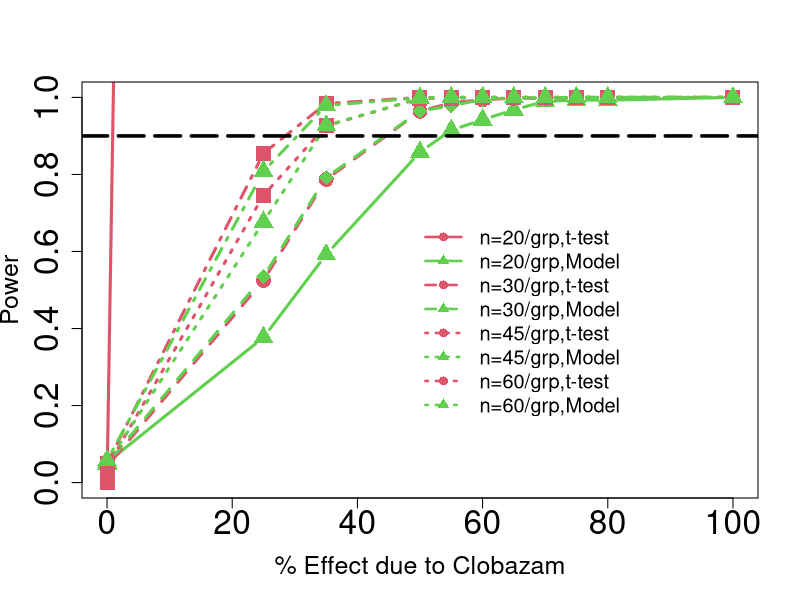
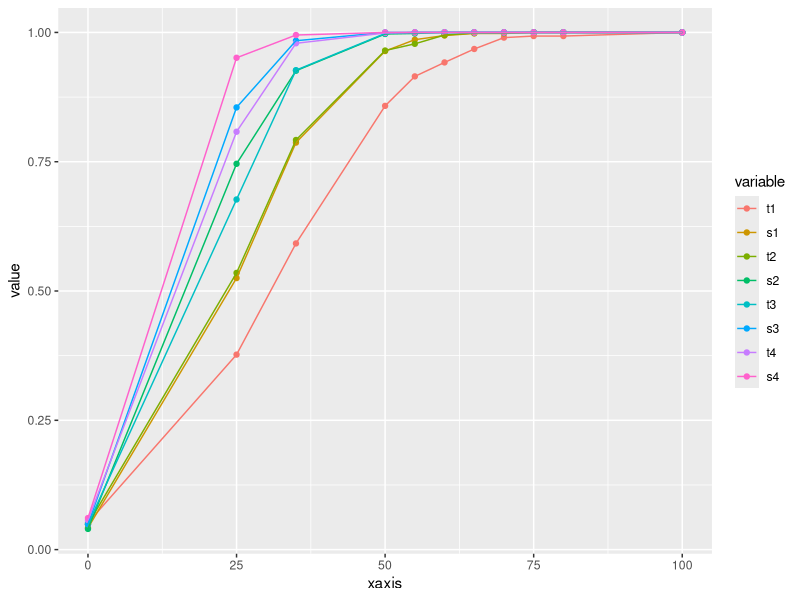
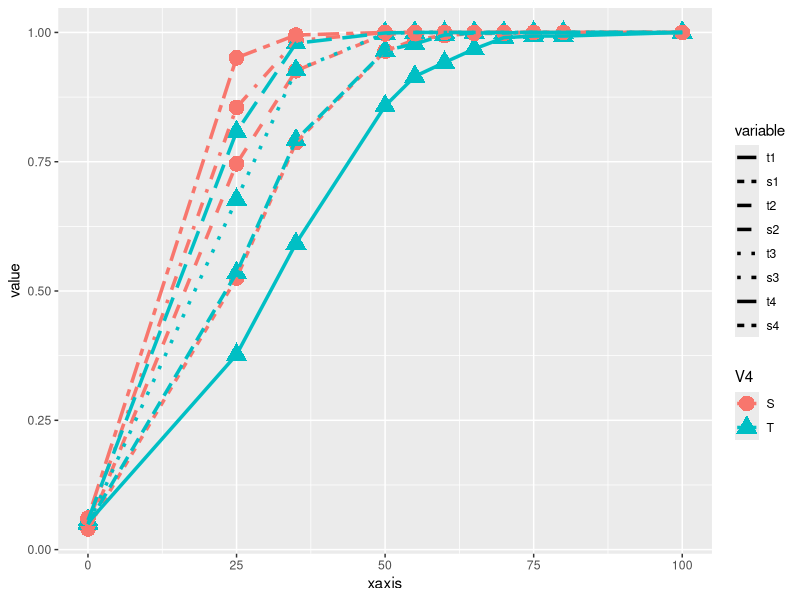
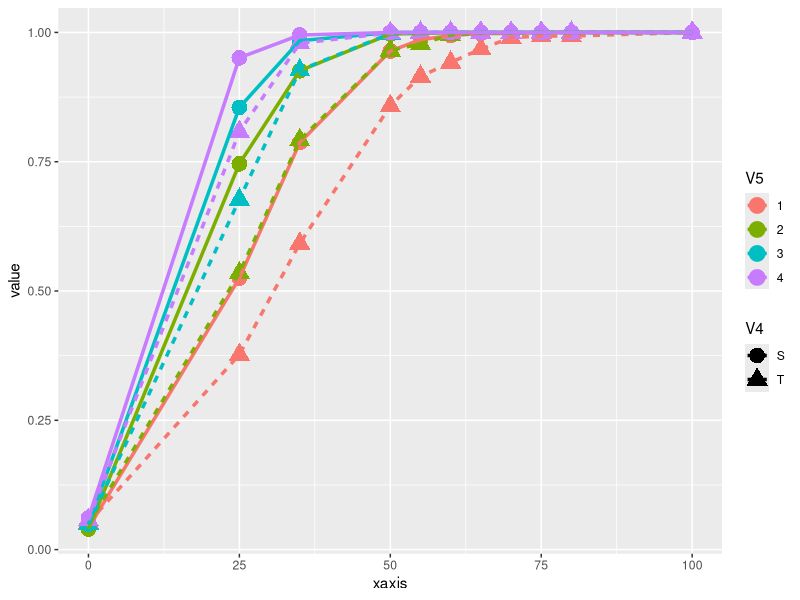
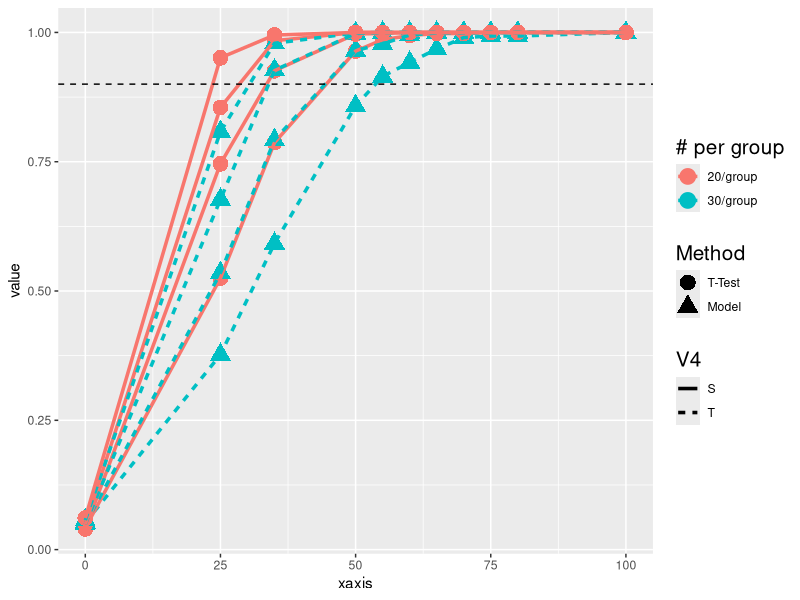
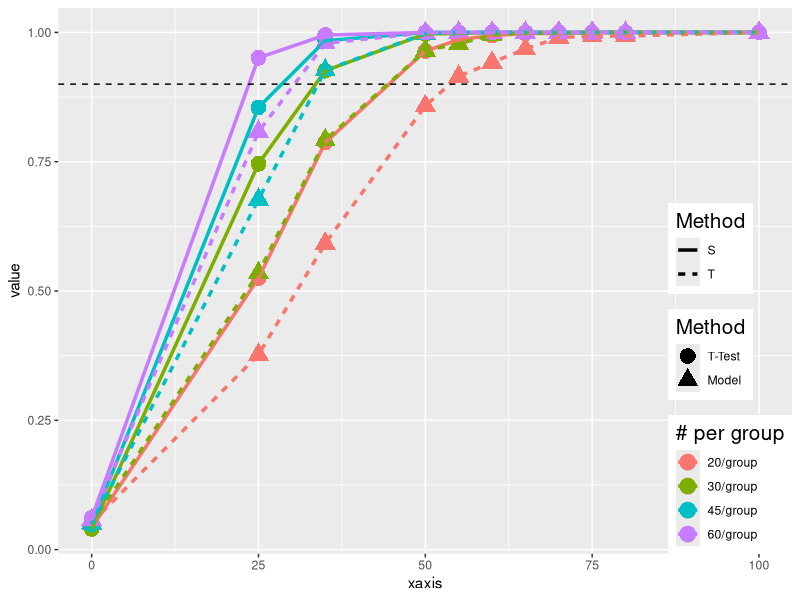
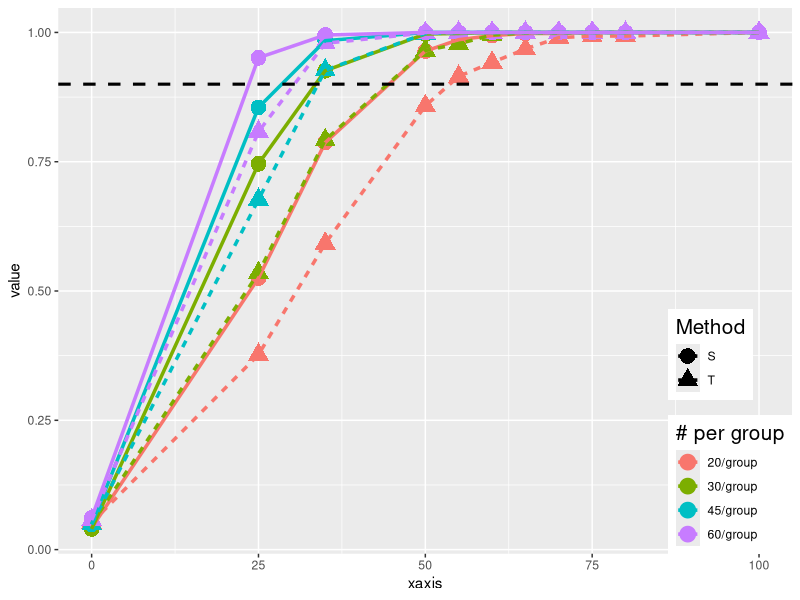
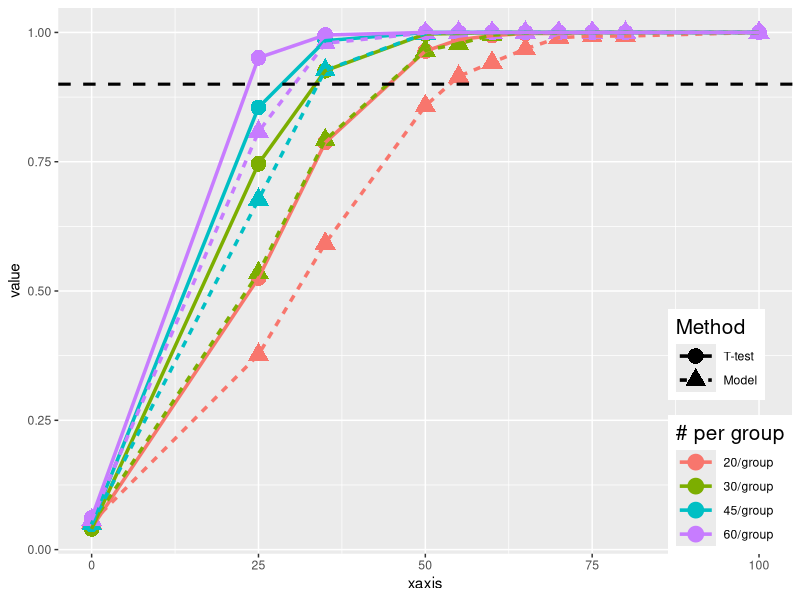

The R source for these figures, in order:
#Author: devin.pastoor@gmail.com


library(ggplot2)
library(plyr)
library(reshape2)
library(lattice)
library(grid)

esize<-c(0,25,35,50,55,60,65,70,75,80,100)
power<-data.frame(xaxis = c(0,25,35,50,55,60,65,70,75,80,100),
                  t1=c(0.052,0.377,0.592,0.858,0.915,0.942,0.968,0.990,0.993,0.993,1),
                  s1=c(0.042,0.525,0.787,0.964,0.986,0.994,0.998,0.998,1,1,1),
                  t2=c(0.049,0.535,0.792,0.965,0.978,0.995,0.999,0.999,1,1,1),
                  s2=c(0.040,0.746,0.926,0.997,0.998,1,1,1,1,1,1),
                  t3=c(0.049,0.677,0.927,0.998,1,1,1,1,1,1,1),
                  s3=c(0.049,0.855,0.984,1,1,1,1,1,1,1,1),
                  t4=c(0.057,0.808,0.979,0.999,1,1,1,1,1,1,1),
                  s4=c(0.061,0.951,0.995,1,1,1,1,1,1,1,1))


head(power)
par(mfrow=c(1,1))
matplot(esize,power[,1:8],cex=2.0,cex.lab=1.5,cex.axis=2.0,type="b",lty = c(1,1,2,2,3,3,4,4),
        col=c(2,3,2,3,2,3,2,3),lwd=3.0,xlab="% Effect due to Clobazam",ylab="Power",pch=c(15,17,16,18,15,17,15,17),
        xlim=c(0,100),ylim=c(0,1))
legend(50,0.7, legend=(c("n=20/grp,t-test","n=20/grp,Model","n=30/grp,t-test","n=30/grp,Model","n=45/grp,t-test",
                         "n=45/grp,Model","n=60/grp,t-test","n=60/grp,Model")),lty = c(1,1,2,2,3,3,4,4),col=c(2,3,2,3,2,3,2,3),
       bty="n",cex=1.2,
       lwd=2.5,pch=c(16,17,16,17,16,17,16,17))
abline(h=0.9, lty=5, lwd=3.5)


power[0, ] <- esize

x <- melt(power, id="xaxis", variable_name = "label")
add <- rep(c("T", "S", "T", "S", "T", "S", "T", "S"), each = 11)
head(x)
x[,4] <- add

y <- melt(power, id="xaxis", variable_name = "label")
add <- rep(c("T", "S", "T", "S", "T", "S", "T", "S"), each = 11)

y[,4] <- as.factor(add)
add2 <- rep(c(seq(1,4)), each = 22)
head(y)
y[,5] <- as.factor(add2)
head(y)

#basic qplot
qplot(xaxis, value, data = x, color = variable) + geom_line()

p <- ggplot(data = x, aes(x = xaxis, y = value, color = V4, shape = V4, linetype = variable)) +
  geom_point(size = 5) +
  geom_line(size = 1.2)
p

q <- ggplot(data = y, aes(x = xaxis, y = value, color = V5, shape = V4, linetype = V4)) +
  geom_point(size = 5) +
  geom_line(size = 1.2)
q

q <- ggplot(data = y, aes(x = xaxis, y = value)) +
  geom_point(aes(shape = V4, color = V4), size = 5) +
  geom_line(aes(group = variable, linetype = V4, color = V4), size = 1.2) +
  geom_hline(aes(yintercept = 0.9), linetype="dashed") +
  scale_color_discrete(name = "# per group",
                       labels = c("20/group", "30/group", "45/group", "60/group")) +
  scale_shape_discrete(name  ="Method",
                       labels=c("T-Test", "Model")) +
  theme(legend.title = element_text(size = 15)) 
# theme(legend.justification=c(1,0), legend.position=c(1,0))

q


q <- ggplot(data = y, aes(x = xaxis, y = value, linetype = V4, shape = V4, color = V5 )) +
  geom_point(size = 5) +
  geom_line(size = 1.2) +
  
  labs(color = "# per group", shape = "Method", linetype = "Method")+   #if don't set linetype will separate to 3 legends
  scale_color_discrete(name = "# per group",
                       labels = c("20/group", "30/group", "45/group", "60/group")) +
  scale_shape_discrete(name = "Method",
                       labels = c("T-Test", "Model")) +
  theme(legend.title = element_text(size = 15)) +
  theme(legend.justification=c(1,0), legend.position=c(1,0)) +
  geom_hline(aes(yintercept = 0.9), linetype="dashed") 
q

q <- ggplot(data = y, aes(x = xaxis, y = value, color = V5)) +
  geom_point(aes(shape = V4), size = 5) +
  geom_line(aes(group = variable, linetype = V4), size = 1.2) +
  
  labs(color = "# per group", shape = "Method", linetype = "Method") +    #if don't set linetype to same name will separate to 3 legends
  
  geom_hline(aes(yintercept = 0.9), linetype="dashed", size = 1.05) +
  scale_color_discrete(name = "# per group",
                       labels = c("20/group", "30/group", "45/group", "60/group")) +
  theme(legend.title = element_text(size = 15)) +
  theme(legend.justification=c(1,0), legend.position=c(1,0)) 
q

ggplot(data = y, aes(x = xaxis, y = value, color = V5)) +
  geom_point(aes(shape = V4), size = 5) +
  geom_line(aes(group = variable, linetype = V4), size = 1.2) +
  
  labs(color = "# per group", shape = "Method", linetype = "Method") +    #if don't set linetype to same name will separate to 3 legends
  
  geom_hline(aes(yintercept = 0.9), linetype="dashed", size = 1.05) +
  scale_color_discrete(name = "# per group",
                       labels = c("20/group", "30/group", "45/group", "60/group")) +
  scale_linetype_discrete(name = "Method", labels = c("T-test", "Model")) +
  scale_shape_discrete(name = "Method", labels = c("T-test", "Model")) +
  theme(legend.title = element_text(size = 15)) +
  theme(legend.justification=c(1,0), legend.position=c(1,0)) + 
  theme(legend.key.width = unit(2, "lines")) #part of grid

plot <- ggplot(data = y, aes(x = xaxis, y = value, color = V5)) +
  geom_point(aes(shape = V4), size = 5) +
  geom_line(aes(group = variable, linetype = V4), size = 1.2) +
  
  labs(color = "# per group", shape = "Method", linetype = "Method") +    #if don't set linetype to same name will separate to 3 legends
  
  geom_hline(aes(yintercept = 0.9), linetype="dashed", size = 1.05) +
  scale_color_discrete(name = "# per group",
                       labels = c("20/group", "30/group", "45/group", "60/group")) +
  scale_linetype_discrete(name = "Method", labels = c("t-test", "Model")) +
  scale_shape_discrete(name = "Method", labels = c("t-test", "Model")) +
  scale_x_continuous(name = "% Effect due to Clobazam") +
  scale_y_continuous(name = "Power") +
  #theme(axis.title.x = element_text(% Effect due to Clobazam) +
  #to edit out grid lines
  #theme(panel.grid.minor=element_blank(), panel.grid.major=element_blank()) +
  theme(axis.title.x = element_text(size=20)) +
  theme(axis.title.y = element_text(size=20)) +
  theme(axis.text.x = element_text(size=20)) +
  theme(axis.text.y = element_text(size=20)) +
  theme(legend.title = element_text(size = 16)) +
  theme(legend.text = element_text(size = 14)) +
  theme(legend.justification=c(1,0), legend.position=c(1,0)) + 
  theme(legend.key.width= unit(2, "lines")) #part of grid

plot
# messing with shortening
ggplot(data = y, aes(xaxis, value, color = V5, linetype = V4)) +
  geom_point(aes(shape = V4), size = 4) + geom_line(size = 1.2) + labs(color = "# per group", linetype = "test2", shape = "test")
